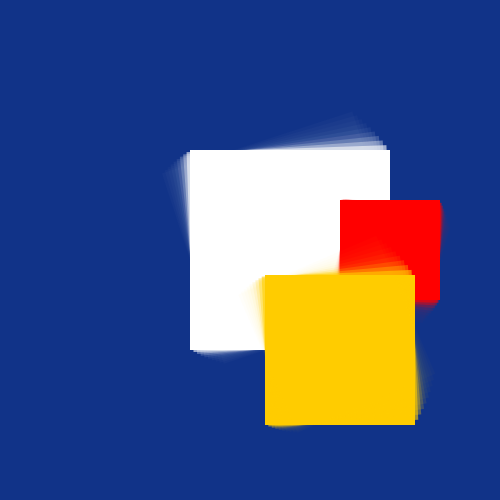
Frame 1 (no input)
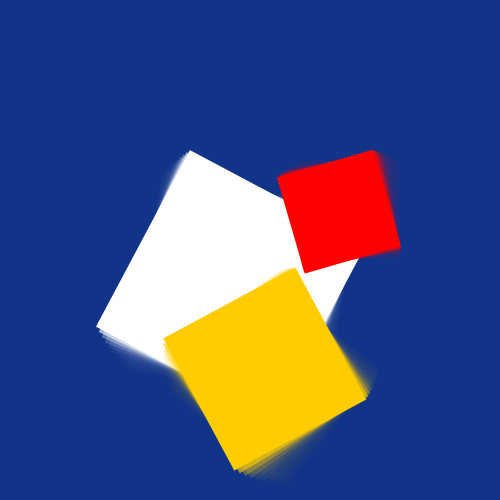
Frame 60 (the mouse pressed at the canvas centre just before this capture)
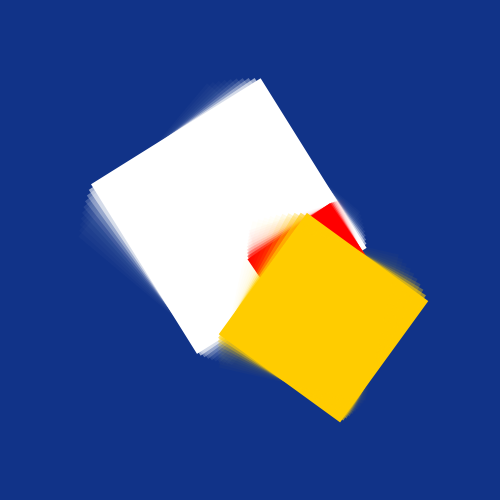
Frame 120 (the mouse held since frame 60 and released just before this capture)

The Processing sketch that drew these frames (run headless with seeded random() and noise(); from frame 60 on, the mouse is pressed at the canvas centre):

// Processing sketch: processing_142122
// ── processing_142122.pde

// This would be a good candidate for using OOP (objects), but I don't 
// want to complicate it too much, as it is in response to
// http://funprogramming.org/29-Rectangle-spinning-around-the-mouse-pointer.html#comment-1310753018

// Rotations and rotation increments for three rectangles
float r0 = 0, r0inc =  PI/90;
float r1 = 0, r1inc = -PI/100;
float r2 = 0, r2inc =  PI/70;

void setup() {
  size(500, 500);
  background(#113388);
  rectMode(CENTER);
  noStroke();
  smooth();
}

void draw() {
  background(#113388);

  drawBlurRect(width*0.5, height*0.5, r0, r0inc, 200, 255);
  drawBlurRect(width*0.7, height*0.5, r1, r1inc, 100, #FF0000);
  drawBlurRect(width*0.6, height*0.7, r2, r2inc, 150, #FFCC00);

  r0 += r0inc;
  r1 += r1inc;
  r2 += r2inc;
}
void drawBlurRect(float x, float y, float ang, float anginc, float sz, color col) {
  pushMatrix();
  translate(x, y);
  rotate(ang);
  // for each blurry rectangle, draw 10 rectangles with different transparency
  for (int c=0; c<10; c++) {
  
    // Easy alternative: linear mapping of transparency from 5 to 255 
    //fill(col, 5 + (1-c/10.0) * 250);
    
    // Less easy alternative: non-linear mapping of transparency from 5 to 255
    // spending more time closer to 5, so the transparency quickly
    // decreases and stays low.
    // Why? See:
    // http://www.wolframalpha.com/share/clip?f=d41d8cd98f00b204e9800998ecf8427epfkcpiv0li
    fill(col, 5 + pow(1-c/10.0, 5) * 250);
    
    // use 40 just for fun (center of rotation is displaced)
    rect(40, 0, sz, sz);
    rotate(-anginc);
  }
  popMatrix();
}
